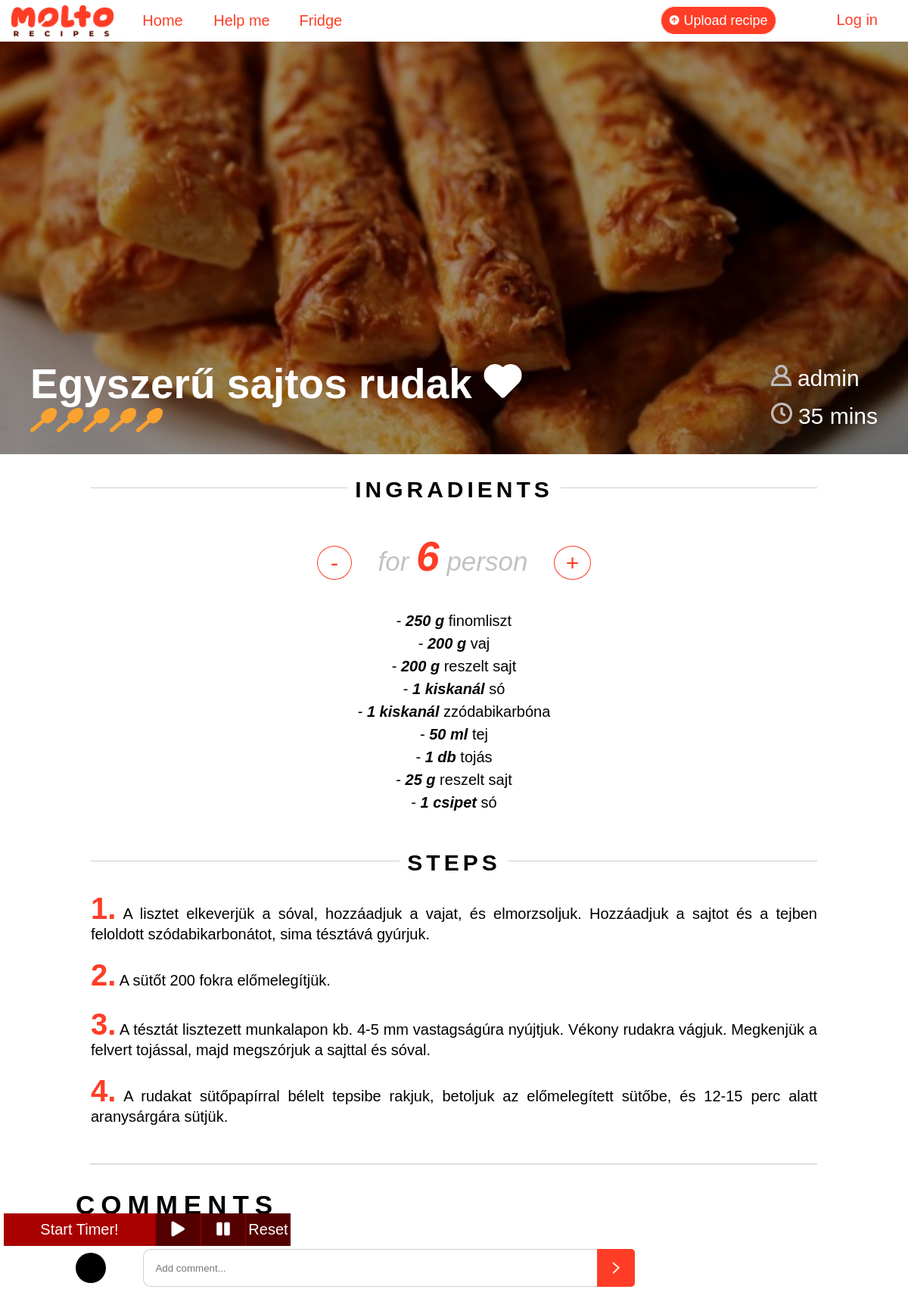
Screenshot of /recipe.php?recipeid=43 with the database file from the repository.
### tables this page shows
CREATE TABLE IF NOT EXISTS `recipes` (
  `recipe_id` int(11) NOT NULL AUTO_INCREMENT,
  `user_id` int(11) NOT NULL,
  `recipe_name` tinytext NOT NULL,
  `preparation_time` smallint(6) NOT NULL,
  `dose` tinyint(4) NOT NULL,
  `difficulty` tinytext NOT NULL,
  `category` varchar(20) NOT NULL,
  PRIMARY KEY (`recipe_id`),
  KEY `user_id` (`user_id`) USING BTREE
);

CREATE TABLE IF NOT EXISTS `users` (
  `user_id` int(11) NOT NULL AUTO_INCREMENT,
  `user_name` tinytext NOT NULL,
  `email` tinytext NOT NULL,
  `password` longtext NOT NULL,
  `first_name` tinytext NOT NULL,
  `last_name` tinytext NOT NULL,
  `gender` tinytext NOT NULL,
  `registration_date` datetime NOT NULL DEFAULT current_timestamp(),
  PRIMARY KEY (`user_id`)
);

CREATE TABLE IF NOT EXISTS `ingradients` (
  `ingradient_id` int(11) NOT NULL AUTO_INCREMENT,
  `recipe_id` int(11) NOT NULL,
  `quantity` smallint(6) NOT NULL,
  `unit` tinytext NOT NULL,
  `ingradient` tinytext NOT NULL,
  PRIMARY KEY (`ingradient_id`),
  KEY `recipe_id` (`recipe_id`)
);

CREATE TABLE IF NOT EXISTS `steps` (
  `step_id` int(11) NOT NULL AUTO_INCREMENT,
  `recipe_id` int(11) NOT NULL,
  `step` text NOT NULL,
  PRIMARY KEY (`step_id`),
  KEY `recept_recept_lepes` (`recipe_id`)
);

### recipe.php (the view, shortened to what this page needs)
<?php
    require_once 'includes\dbh.inc.php';
    if(!isset($_GET['recipeid'])){
        header("Location: index.php");
        exit();
    }else{
        $recipeid = $_GET['recipeid'];
    }
?>
<?php
if($result = $conn->query("SELECT r.recipe_name, r.preparation_time, r.dose, r.user_id, u.user_name, i.image FROM `recipes` r
join `users` u on u.user_id = r.user_id
join `images` i on i.recipe_id = r.recipe_id
WHERE r.recipe_id=".$recipeid."")){
        $table = $result->fetch_all(MYSQLI_ASSOC);
         $i=0;
                foreach($table as $row){
                        $recipeName = $table[$i]['recipe_name'];
                        $preparationTime = $table[$i]['preparation_time'];
                        $dose = $table[$i]['dose'];
                        $userName = $table[$i]['user_name'];
                        $image = $table[$i]['image'];
                $i++;
        }
    }
    ?>
<!DOCTYPE html>
<html lang="">
<head>
    <link rel="stylesheet" href="recipe.css">
    <link rel="stylesheet" href="https://use.fontawesome.com/releases/v5.8.1/css/all.css">
</head>
<body>
    <?php
    require 'navbar.php';
    ?>
    <div class="content">
        <div class="background-image" style="background-image: url(img/dark_layer.png), url(img/<?php echo $image; ?>)">
            <div class="information">
                <div class="left">
                    <p><?php echo $recipeName;
                        if(isset($_SESSION['userId'])){
                            $userid = $_SESSION['userId'];
                        }else {
                            $userid = 0;
                        }
                $sql = "SELECT * FROM favorites WHERE recipe_id='".$recipeid."' AND user_id='".$userid."'";
                $result = $conn->query($sql);
                if($result->num_rows == 1) {
                    echo " <img id=\"favorite-icon\" src=\"img/redHearth.png\" style=\"height: 45px; cursor: pointer\"> ";
                }else {
            echo " <img id=\"favorite-icon\" src=\"img/hearthIcon.png\" style=\"height: 45px; cursor: pointer\"> ";
                }?>
                        </p>
                    <?php
    if($result = $conn->query("SELECT ROUND(AVG(rating), 0) FROM `recipes_ratings` WHERE recipe_id='".$recipeid."'")){
        $table = $result->fetch_all(MYSQLI_ASSOC);
         $i=0;
                foreach($table as $row){
                    for ($j=0; $j<5; $j++)
                    {
                        if ($j<$table[$i]['ROUND(AVG(rating), 0)']){
                            echo "<img class=\"rating-icon\" src=\"img/goldenspoonIcon.png\" alt=\"spoon\" data-index=".$j.">";
                        }
                        else
                            echo "<img class=\"rating-icon\" src=\"img/whiteSpoon.png\" alt=\"spoon\" data-index=".$j.">";
                    }
                $i++;
        }
    }
    ?>
                </div>
                <div class="right">
                    <p><img src="img/personIcon.png" alt="personIcon" style="height:28px;"> <?php echo $userName ?></p>
                    <p><img src="img/clockIcon.png" alt="clockIcon" style="height:28px;"> <?php echo $preparationTime ?> mins</p>
                </div>
            </div>
        </div>
        <div class="ingradient-section">
            <div class="header-div">
                <span class="header-span">INGRADIENTS</span>
            </div><br>
            <span onclick="minusDose()" class="dose-button" style="padding: 5px 17px;">-</span>
            <span id="dose-text">for <span id="dose-number"><?php echo $dose ?></span> person</span>
            <span onclick="plusDose()" class="dose-button">+</span><br><br>
            <ul>
                <?php
if($result = $conn->query("SELECT quantity, unit, ingradient FROM `ingradients` WHERE recipe_id=".$recipeid."")){
        $table = $result->fetch_all(MYSQLI_ASSOC);
         $i=0;
                foreach($table as $row){
                    echo "<li>- <span><span class=\"quantity\">".$table[$i]['quantity']."</span> ".$table[$i]['unit']."</span> ".$table[$i]['ingradient']."";
                $i++;
        }
    }
    ?>
            </ul>
        </div><br>
        <div class="step-section">
            <div class="header-div">
                <span class="header-span">STEPS</span>
            </div>
            <?php
if($result = $conn->query("SELECT step FROM `steps` WHERE recipe_id=".$recipeid." order by step_id")){
        $table = $result->fetch_all(MYSQLI_ASSOC);
         $i=0;
                foreach($table as $row){
                    echo "<p onclick=\"followStep(this.id)\" id='step".$i."' style=\"cursor: pointer\"><span>".($i+1).".</span> ".$table[$i]['step']."</span>";
                $i++;
        }
    }
    ?>
        </div>
        <hr>
        <div class="comment-section">
            <br>
            <p>COMMENTS</p><br>
            <form method="post" action="<?php echo "recipe.php?recipeid=".$recipeid.""?>">
                <span class="rounded-image"></span>
                <input type="text" name="comment" placeholder="Add comment...">
                <label for="send-comment" id="send-comment-button"></label>
            </form>
            <br>
        </div>
        <div id="timerContainer">
            <div class="timer" onclick="startTimer()">Start Timer!</div>
            <div class="startTimer reset" onclick="startTimer()">
                <i class="fas fa-play"></i>
            </div>
            <div class="pauseTimer reset" onclick="pauseTimer()">
                <i class="fas fa-pause"></i>
            </div>
            <div class="resetTimer reset" onclick="resetTimer()">Reset</div>
        </div>
    </div>
</body>
</html>

### recipe.css (style rules this page uses)
* { margin: 0; padding: 0; box-sizing: border-box; }
body { font-family: 'Montserrat', sans-serif; }
.background-image { height: 600px; background-repeat: no-repeat, no-repeat; background-position: center, center; background-size: cover, cover; }
.background-image .information { padding-top: 450px; color: #fff; }
.background-image .information .left { margin-top: 25px; margin-left: 40px; float: left; }
.background-image .information .left p { color: #fff; font-size: 55px; font-weight: bold; }
.background-image .information .right { float: right; font-size: 30px; margin-right: 40px; margin-top: 25px; line-height: 50px; }
.rating-icon { width: 35px; cursor: pointer; }
div i { color: green; }
.header-div { width: 80%; margin: auto; height: 15px; border-bottom: 1px solid #cecece; text-align: center; margin-top: 30px; margin-bottom: 40px; }
.header-span { font-size: 30px; background-color: #fff; padding: 0 10px; font-weight: 700; letter-spacing: 5px; }
.ingradient-section { text-align: center; }
.ingradient-section ul { margin-top: 20px; list-style-type: none; font-size: 20px; }
.ingradient-section ul li span { font-weight: bold; font-style: italic; line-height: 1.5; }
#dose-text { font-size: 35px; font-style: italic; padding: 0 30px; font-weight: 500; color: #c2c2c2; }
#dose-number { font-weight: 700; color: #ff3d26; font-size: 55px; }
.dose-button { color: #ff3d26; cursor: pointer; border: 1px solid #ff3d26; border-radius: 50%; font-size: 30px; padding: 5px 14.775px; }
.step-section p { max-width: 1000px; text-align: justify; margin: auto; margin-bottom: 20px; padding-left: 20px; padding-right: 20px; font-weight: 500; font-size: 20px; }
.step-section { margin-bottom: 50px; }
.step-section p span { color: #ff3d26; font-size: 40px; font-weight: bold; }
.comment-section { max-width: 1000px; margin: auto; margin-top: 15px; }
.comment-section p { font-weight: bold; font-size: 35px; letter-spacing: 8px; margin-bottom: 20px; }
.comment-section .rounded-image { display: inline-block; vertical-align: middle; width: 40px; height: 40px; border-radius: 50%; background-color: #000; }
.comment-section form input[type=text] { margin-left: 45px; height: 50px; width: 60%; vertical-align: middle; border-top-left-radius: 10px; border-bottom-left-radius: 10px; border: 1px solid #cecece; border-right: none; padding: 5px 15px; }
.comment-section form { margin-bottom: 20px; }
.comment-section form #send-comment-button { display: inline-block; vertical-align: middle; background-image: url(img/rightArrow.png); background-size: 10px; background-repeat: no-repeat; background-position: center; border-radius: 0 5px 5px 0; height: 50px; width: 50px; background-color: #ff3d26; cursor: pointer; position: absolute; }
hr { border-top: 1px solid #cecece; width: 80%; margin: auto; }
#timerContainer { font-family: 'Source Sans Pro', sans-serif; font-weight: 300; width: 400px; margin: 20px auto; min-height: 60px; border-top: 0px; position: fixed; bottom: 55px; left: 5px; }
.timer, .reset { float: left; width: 200px; padding: 10px 0; font-size: 20px; text-align: center; color: #fff; background: #A90000; cursor: pointer; }
.reset { background: #550000; color: white; width: 14.9%; border-left: 1px solid #990000; }
.fa-play, .fa-pause { color: #fff; }

### rows the page displays
recipes: recipe_name "Egyszerű sajtos rudak", user.user_name "admin", preparation_time "35", dose "6"
ingradients: quantity "250", unit "g", ingradient "finomliszt"
ingradients: quantity "200", unit "g", ingradient "vaj"
ingradients: quantity "200", unit "g", ingradient "reszelt sajt"
ingradients: quantity "1", unit "kiskanál", ingradient "só"
ingradients: quantity "1", unit "kiskanál", ingradient "zzódabikarbóna"
ingradients: quantity "50", unit "ml", ingradient "tej"
ingradients: quantity "1", unit "db", ingradient "tojás"
ingradients: quantity "25", unit "g", ingradient "reszelt sajt"
ingradients: quantity "1", unit "csipet", ingradient "só"
steps: step "A lisztet elkeverjük a sóval, hozzáadjuk a vajat, és elmorzsoljuk. Hozzáadjuk a sajtot és a tejben feloldott szódabikarbonátot, sima tésztává gyúrjuk."
steps: step "A sütőt 200 fokra előmelegítjük."
steps: step "A tésztát lisztezett munkalapon kb. 4-5 mm vastagságúra nyújtjuk. Vékony rudakra vágjuk. Megkenjük a felvert tojással, majd megszórjuk a sajttal és sóval."
steps: step "A rudakat sütőpapírral bélelt tepsibe rakjuk, betoljuk az előmelegített sütőbe, és 12-15 perc alatt aranysárgára sütjük."
